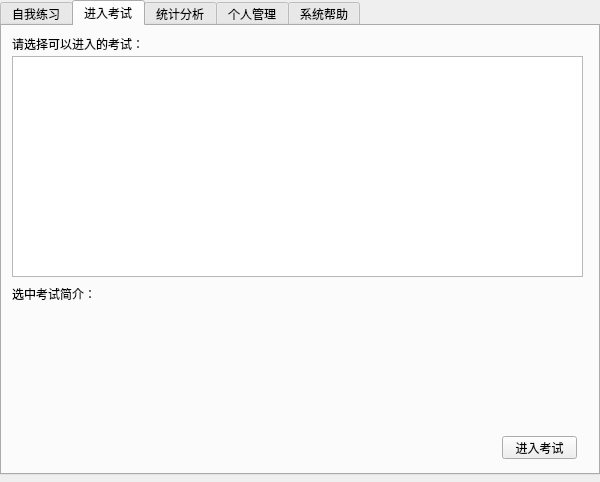
<?xml version="1.0" encoding="UTF-8"?>
<ui version="4.0">
 <class>TestForm</class>
 <widget class="QWidget" name="TestForm">
  <property name="geometry">
   <rect>
    <x>0</x>
    <y>0</y>
    <width>600</width>
    <height>482</height>
   </rect>
  </property>
  <property name="windowTitle">
   <string>考生登录</string>
  </property>
  <widget class="QTabWidget" name="tabWidget_Student">
   <property name="geometry">
    <rect>
     <x>0</x>
     <y>0</y>
     <width>600</width>
     <height>475</height>
    </rect>
   </property>
   <property name="currentIndex">
    <number>1</number>
   </property>
   <widget class="QWidget" name="tab_Practises">
    <attribute name="title">
     <string>自我练习</string>
    </attribute>
    <widget class="QLabel" name="label_SelectP">
     <property name="geometry">
      <rect>
       <x>10</x>
       <y>10</y>
       <width>151</width>
       <height>16</height>
      </rect>
     </property>
     <property name="text">
      <string>请选择可以进入的练习：</string>
     </property>
    </widget>
    <widget class="QTableView" name="tableView_LineP">
     <property name="geometry">
      <rect>
       <x>10</x>
       <y>30</y>
       <width>571</width>
       <height>221</height>
      </rect>
     </property>
    </widget>
    <widget class="QPushButton" name="pushButton_EnterP">
     <property name="geometry">
      <rect>
       <x>500</x>
       <y>410</y>
       <width>75</width>
       <height>23</height>
      </rect>
     </property>
     <property name="text">
      <string>进入练习</string>
     </property>
    </widget>
    <widget class="QLabel" name="label_NoteP">
     <property name="geometry">
      <rect>
       <x>10</x>
       <y>260</y>
       <width>151</width>
       <height>16</height>
      </rect>
     </property>
     <property name="text">
      <string>选中练习简介：</string>
     </property>
    </widget>
    <widget class="QLabel" name="label_NoteinfoP">
     <property name="geometry">
      <rect>
       <x>10</x>
       <y>280</y>
       <width>571</width>
       <height>111</height>
      </rect>
     </property>
     <property name="text">
      <string/>
     </property>
    </widget>
   </widget>
   <widget class="QWidget" name="tab_Test">
    <attribute name="title">
     <string>进入考试</string>
    </attribute>
    <widget class="QLabel" name="label_NoteinfoT">
     <property name="geometry">
      <rect>
       <x>10</x>
       <y>280</y>
       <width>571</width>
       <height>111</height>
      </rect>
     </property>
     <property name="text">
      <string/>
     </property>
    </widget>
    <widget class="QPushButton" name="pushButton_EnterT">
     <property name="geometry">
      <rect>
       <x>500</x>
       <y>410</y>
       <width>75</width>
       <height>23</height>
      </rect>
     </property>
     <property name="text">
      <string>进入考试</string>
     </property>
    </widget>
    <widget class="QTableView" name="tableView_LineT">
     <property name="geometry">
      <rect>
       <x>10</x>
       <y>30</y>
       <width>571</width>
       <height>221</height>
      </rect>
     </property>
    </widget>
    <widget class="QLabel" name="label_NoteT">
     <property name="geometry">
      <rect>
       <x>10</x>
       <y>260</y>
       <width>151</width>
       <height>16</height>
      </rect>
     </property>
     <property name="text">
      <string>选中考试简介：</string>
     </property>
    </widget>
    <widget class="QLabel" name="label_SelectT">
     <property name="geometry">
      <rect>
       <x>10</x>
       <y>10</y>
       <width>151</width>
       <height>16</height>
      </rect>
     </property>
     <property name="text">
      <string>请选择可以进入的考试：</string>
     </property>
    </widget>
   </widget>
   <widget class="QWidget" name="tab_Count">
    <attribute name="title">
     <string>统计分析</string>
    </attribute>
    <widget class="QTableView" name="tableView_LineC">
     <property name="geometry">
      <rect>
       <x>10</x>
       <y>30</y>
       <width>571</width>
       <height>221</height>
      </rect>
     </property>
    </widget>
    <widget class="QLabel" name="label_SelectC">
     <property name="geometry">
      <rect>
       <x>10</x>
       <y>10</y>
       <width>201</width>
       <height>16</height>
      </rect>
     </property>
     <property name="text">
      <string>请选择需要统计分析的练习或考试：</string>
     </property>
    </widget>
    <widget class="QPushButton" name="pushButton_EnterT_2">
     <property name="geometry">
      <rect>
       <x>10</x>
       <y>270</y>
       <width>100</width>
       <height>23</height>
      </rect>
     </property>
     <property name="text">
      <string>答题情况详细</string>
     </property>
    </widget>
    <widget class="QPushButton" name="pushButton_EnterT_3">
     <property name="geometry">
      <rect>
       <x>120</x>
       <y>270</y>
       <width>100</width>
       <height>23</height>
      </rect>
     </property>
     <property name="text">
      <string>题目对错分析</string>
     </property>
    </widget>
    <widget class="QPushButton" name="pushButton_EnterT_4">
     <property name="geometry">
      <rect>
       <x>230</x>
       <y>270</y>
       <width>100</width>
       <height>23</height>
      </rect>
     </property>
     <property name="text">
      <string>其他统计等等</string>
     </property>
    </widget>
   </widget>
   <widget class="QWidget" name="tab_Personal">
    <attribute name="title">
     <string>个人管理</string>
    </attribute>
    <widget class="QLabel" name="label_SelectPe">
     <property name="geometry">
      <rect>
       <x>10</x>
       <y>10</y>
       <width>201</width>
       <height>16</height>
      </rect>
     </property>
     <property name="text">
      <string>请选择需要管理的内容：</string>
     </property>
    </widget>
    <widget class="QPushButton" name="pushButton">
     <property name="geometry">
      <rect>
       <x>10</x>
       <y>40</y>
       <width>100</width>
       <height>23</height>
      </rect>
     </property>
     <property name="text">
      <string>个人信息管理</string>
     </property>
    </widget>
    <widget class="QPushButton" name="pushButton_2">
     <property name="geometry">
      <rect>
       <x>120</x>
       <y>40</y>
       <width>100</width>
       <height>23</height>
      </rect>
     </property>
     <property name="text">
      <string>个人登录日志</string>
     </property>
    </widget>
   </widget>
   <widget class="QWidget" name="tab_Help">
    <attribute name="title">
     <string>系统帮助</string>
    </attribute>
    <widget class="QTreeView" name="treeView_Help">
     <property name="geometry">
      <rect>
       <x>10</x>
       <y>40</y>
       <width>256</width>
       <height>391</height>
      </rect>
     </property>
    </widget>
    <widget class="QLabel" name="label_SelectH">
     <property name="geometry">
      <rect>
       <x>10</x>
       <y>10</y>
       <width>201</width>
       <height>16</height>
      </rect>
     </property>
     <property name="text">
      <string>请选择显示的帮助内容：</string>
     </property>
    </widget>
    <widget class="QLabel" name="label_HelpInfo">
     <property name="geometry">
      <rect>
       <x>280</x>
       <y>40</y>
       <width>301</width>
       <height>391</height>
      </rect>
     </property>
     <property name="text">
      <string>TextLabel</string>
     </property>
    </widget>
   </widget>
  </widget>
 </widget>
 <resources/>
 <connections/>
</ui>
